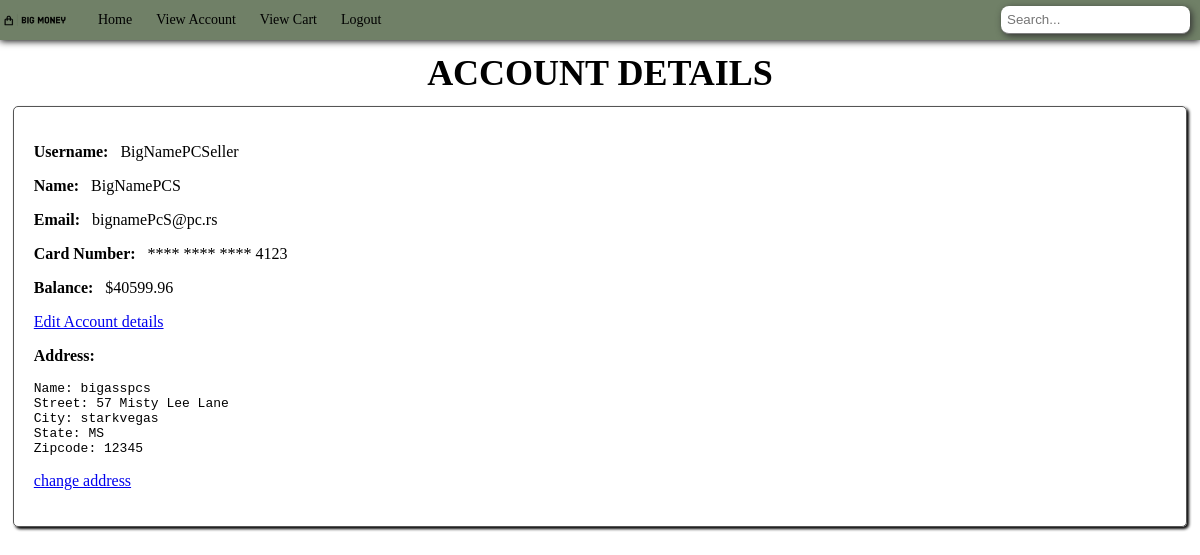
/view_account/ (signed in), run on an earlier commit of the app's database.
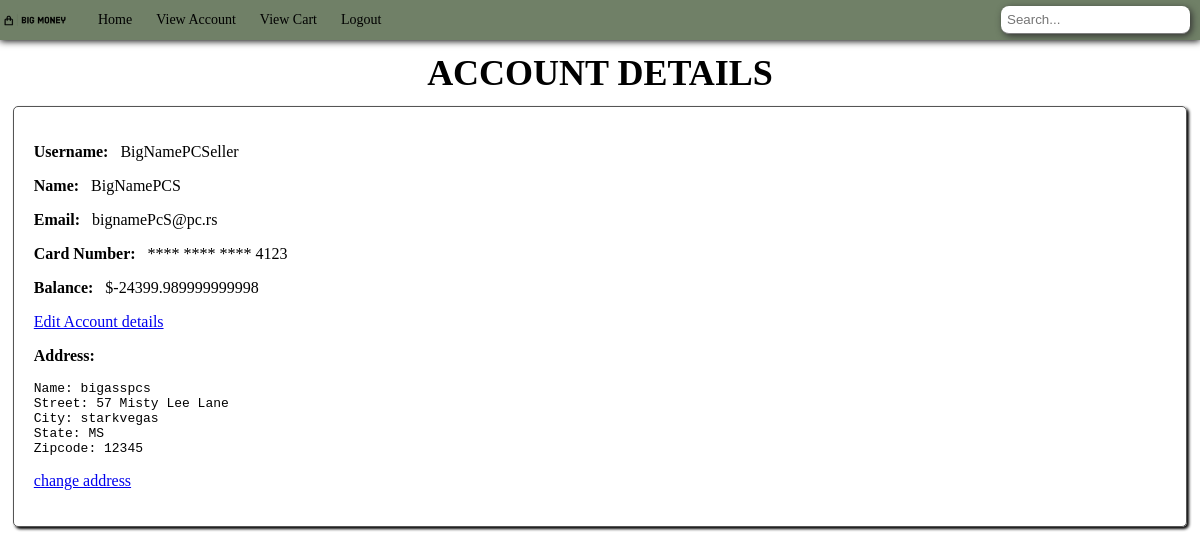
And on a later commit of the database.
### bigMoney/models.py (models this page shows, shortened)
class User(AbstractUser):
    USER_ROLES = (
        ("S", "Seller"),
        ("C", "Customer")
    )
    role = models.CharField(max_length=1, blank=False, choices=USER_ROLES, default="S")
    card_number = models.CharField(max_length=16, null=True, validators=[MinLengthValidator(16)])
    email = models.EmailField(max_length=255, default="")
    name = models.CharField(max_length=255, default="New User")
    balance = models.FloatField(default=0.0)
    address = models.ForeignKey(Address, on_delete=models.CASCADE, null=True)
    available_merch = models.ManyToManyField(merchandise, default=None)
    ShoppingCart = models.ForeignKey(shoppingCart, on_delete=models.CASCADE, null=True)
    Orders = models.ManyToManyField(Order, default=None)
    is_approved = models.BooleanField(default=None, null=True)

### bigMoney/views.py (the view)
# urls.py: path("view_account/", views.view_account_details, name="view-account"),
@login_required
def view_account_details(request):
    user = request.user
    context = {
        'username': user.username,
        'name': user.name,
        'email': user.email,
        'balance': user.balance,
        'address': user.address,
        'card_number': user.card_number
    }
    return render(request, "view_account_details.html", context)

### bigMoney/models.py (called while the page is built)
    def __str__(self):
        return f"""<pre>Name: {self.RecipiantName}
Street: {self.StreetAddress}
City: {self.City}
State: {self.State}
Zipcode: {self.zipcode}</pre>
        """

### bigMoney/templates/view_account_details.html
{% extends 'base.html' %}
{% block content %}
    <h1 class='page-title'>Account Details</h1>
    <div class=form>
        <p><strong class="descriptor">Username:</strong> {{ username }}</p>
        <p><strong class="descriptor">Name:</strong> {{ name }}</p>
        <p><strong class="descriptor">Email:</strong> {{ email }}</p>
        <p><strong class="descriptor">Card Number:</strong> **** **** **** {{ card_number|slice:":15"|slice:"11:" }}</p>
        <p><strong class="descriptor">Balance:</strong> ${{balance}}</p>
        <p class="edit-link"><a href="{% url 'edit-account' %}">Edit Account details</a></p>
        <p><strong class="descriptor">Address:</strong> {{address|safe}}</p>
        <p class="edit-link"><a href="{% url 'change-address' %}">change address</a></p>
    </div>
{% endblock %}

What changed in the data, as far as the page shows it:
changed User "BigNamePCSeller": balance "40599.96" → "-24399.989999999998"
